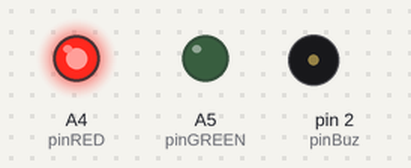
Recording of a sketch running on a simulated Arduino Uno, built with avr-gcc and run on an emulated ATmega328P. Shown: output pins drawn as LEDs (lit = HIGH), buzzer (waves = sounding).

Above: at 0.1 s.
At 26.1 s:
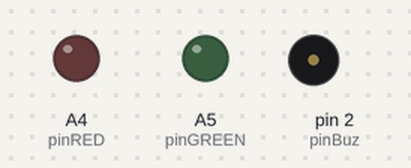
At 39.1 s:
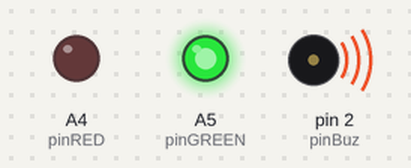
Timing chart, 0 to 40.0 s (numbered marks = the images above):
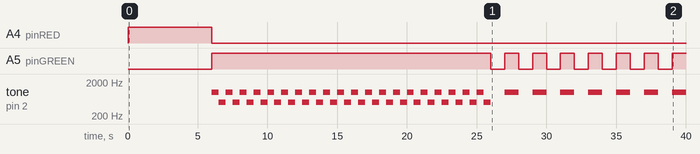

Measured:
- by itself, A4 (pinRED): LOW → HIGH at 0.00 s, → LOW 6.0 s later
- by itself, A5 (pinGREEN): LOW → HIGH at 6.0 s, → LOW 20.0 s later, → HIGH 1.0 s later, → LOW 1.0 s later, … (15 changes in this stretch)
- by itself, tone on pin 2 (pinBuz): plays 1000 Hz for 0.50 s, 500 Hz for 0.50 s, 1000 Hz for 0.50 s, 500 Hz for 0.50 s, 1000 Hz for 0.50 s, 500 Hz for 0.50 s … (47 notes in this stretch)

The sketch:

semaforoCiegos.ino
```cpp
/*
 * Traffic light blind people
 * Entorno virtual de aprendizaje para la adquisición de competencias en programación de microcontroladores
 * Código: IE1617.0903
 */

#define pinRED A4
#define pinGREEN A5
#define pinBuz 2
#define maxBLINK 10

#define speedHigh 500
#define speedLow 1000

int counter;

//Initial setup
void setup() {
  pinMode(pinRED, OUTPUT);
  pinMode(pinGREEN, OUTPUT);
  pinMode(pinBuz, OUTPUT);
  digitalWrite(pinBuz, LOW);
  counter = 0;
}

void loop() {
  digitalWrite(pinRED, HIGH);
  delay(6000);
  digitalWrite(pinRED, LOW);
  digitalWrite(pinGREEN, HIGH);

  for (char i= 0; i < 10000/speedHigh ; i++) {
    tone(pinBuz, 1000);
    delay(speedHigh);
    tone(pinBuz, 500);
    delay(speedHigh);
  }

  while (counter < maxBLINK) {
    digitalWrite(pinGREEN, LOW);
    noTone(pinBuz);
    delay(speedLow);
    digitalWrite(pinGREEN, HIGH);
    tone(pinBuz, 1000);
    delay(speedLow);
    counter++;
  }
  digitalWrite(pinGREEN, LOW);
  noTone(pinBuz);
}
```
